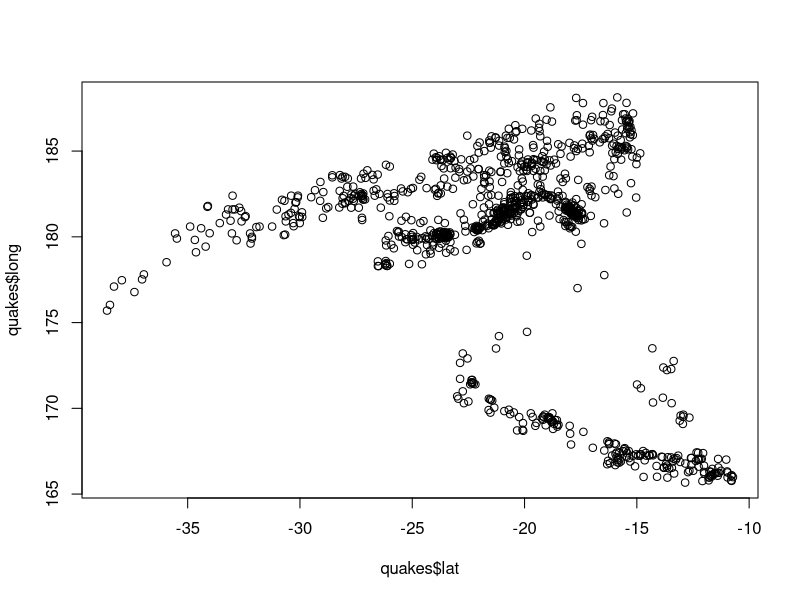
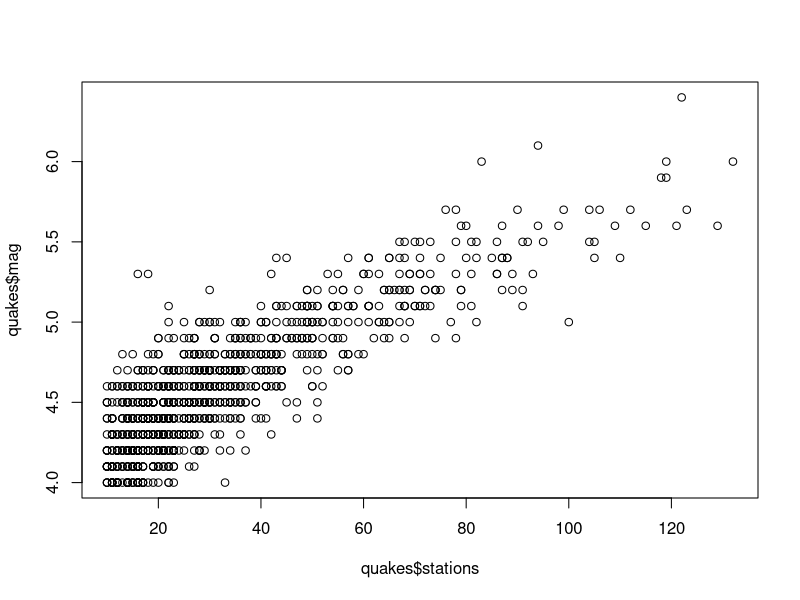
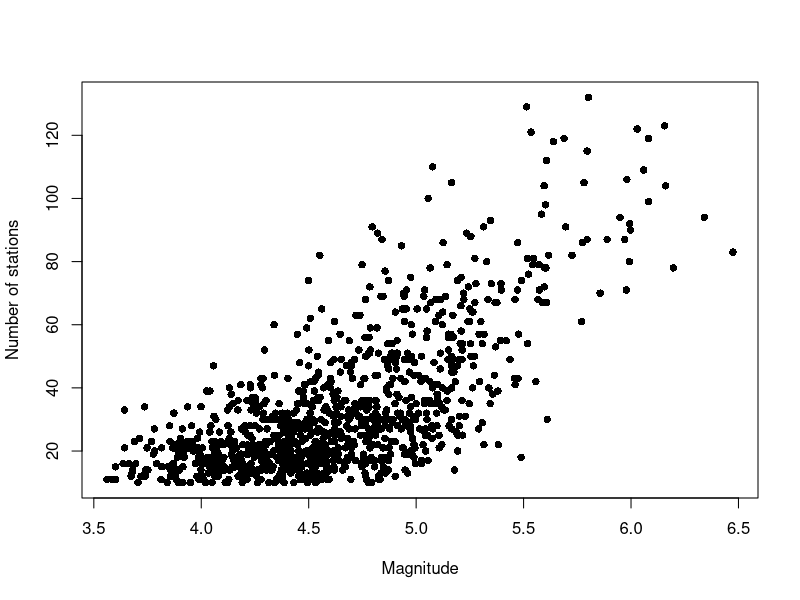
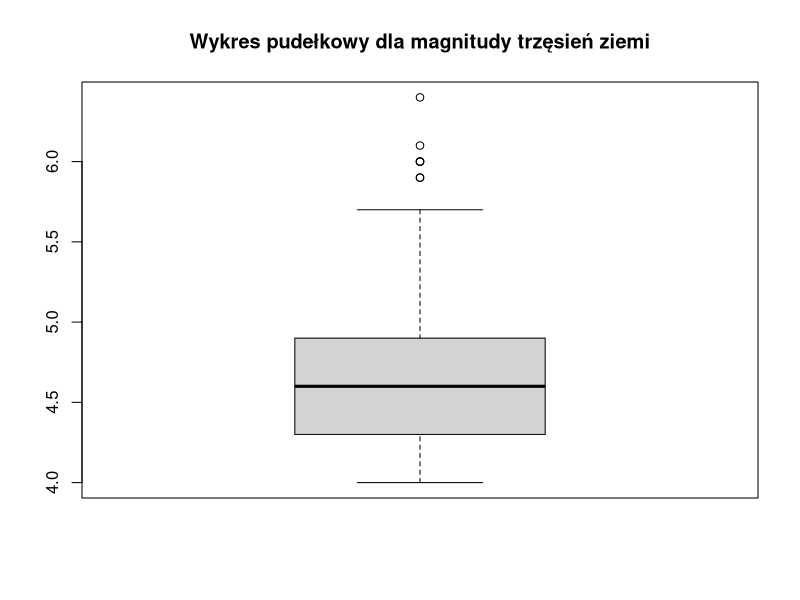
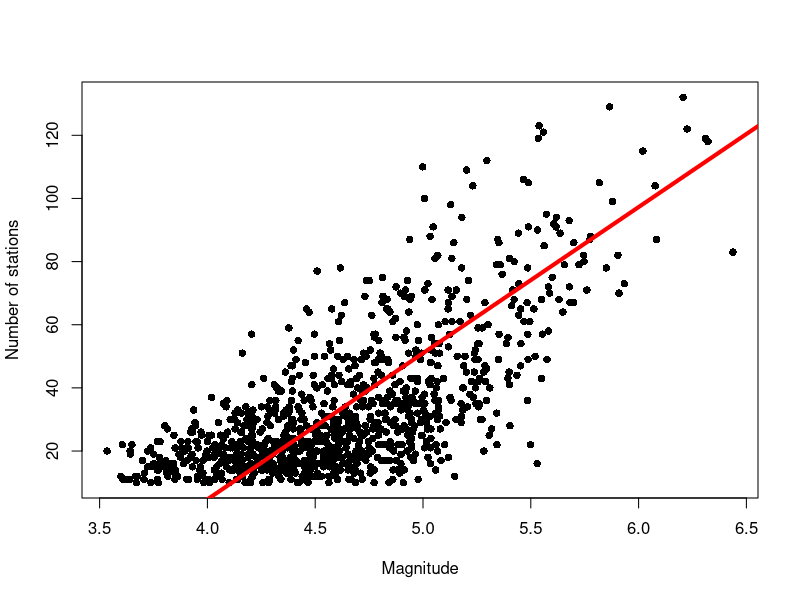

The R source for these figures, in order:
data(quakes)

# task 1
plot(quakes$lat, quakes$long)

# task 2
plot(quakes$stations, quakes$mag)

# task 3
plot(jitter(quakes$mag,amount = 0.5), quakes$stations, pch = 16, col= "black",xlab = "Magnitude",
     ylab = "Number of stations")

# task 4
new_mag <- jitter(quakes$mag, amount = 0.05)
statystyki <- c(sum(new_mag),mean(new_mag),median(new_mag),var(new_mag),sd(new_mag),min(new_mag),max(new_mag))

# task 5
kwartyle <- quantile(new_mag, c(0.25, 0.50, 0.75))
rozstep_miedzykwartylowy <- IQR(new_mag)

# task 6
boxplot(quakes$mag,main = "Wykres pudełkowy dla magnitudy trzęsień ziemi")

# task 7 
kowariancja <- cov(quakes$mag, quakes$stations)
korelacja <- cor(quakes$mag, quakes$stations)

# task 8
model = lm(quakes$stations~quakes$mag)
model

# task 9
plot(jitter(quakes$mag,amount = 0.5), quakes$stations, pch = 16, col= "black",xlab = "Magnitude",
     ylab = "Number of stations")

abline(model, col = "red",lwd=4)

# task 10
resztki <- residuals(model)
RSS <- sum(resztki^2)

RSE = sqrt(RSS/(length(resztki)-2))

FVU = RSS/ sum((quakes$stations-mean(quakes$stations))^2 )

R_kw = 1-FVU
sqrt(R_kw)

RSS
RSE
FVU
R_kw

